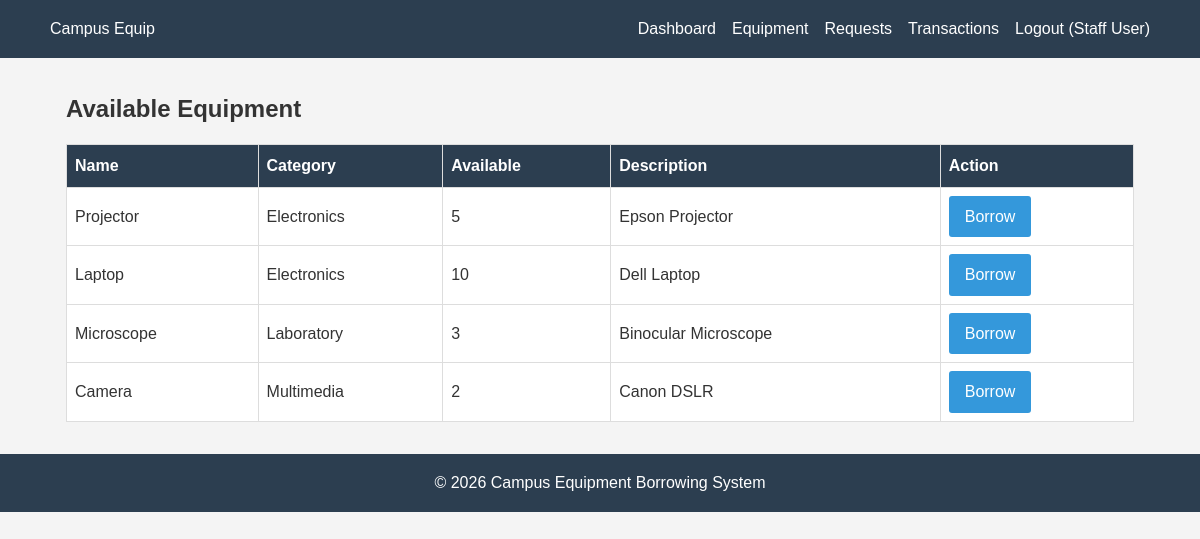
The page /student/equipment.php (signed in) on the database its author committed.
### tables this page shows
CREATE TABLE equipment (
  id INT AUTO_INCREMENT PRIMARY KEY,
  name VARCHAR(100) NOT NULL,
  category VARCHAR(50),
  quantity INT NOT NULL DEFAULT 1,
  available INT NOT NULL DEFAULT 1,
  description TEXT
);

### student/equipment.php (the view, shortened to what this page needs)
<?php
require_once '../config/db.php';
include '../includes/header.php';
$stmt = $pdo->query("SELECT * FROM equipment WHERE available > 0");
$equipment = $stmt->fetchAll();
?>
<h2>Available Equipment</h2>
<table>
    <tr>
        <th>Name</th><th>Category</th><th>Available</th><th>Description</th><th>Action</th>
    </tr>
    <?php foreach ($equipment as $item): ?>
    <tr>
        <td><?php echo htmlspecialchars($item['name']); ?></td>
        <td><?php echo htmlspecialchars($item['category']); ?></td>
        <td><?php echo $item['available']; ?></td>
        <td><?php echo htmlspecialchars($item['description']); ?></td>
        <td><a href="request.php?id=<?php echo $item['id']; ?>" class="btn">Borrow</a></td>
    </tr>
    <?php endforeach; ?>
</table>
<?php include '../includes/footer.php'; ?>

### assets/css/style.css (style rules this page uses)
* { box-sizing: border-box; margin: 0; padding: 0; }
body { font-family: Arial, sans-serif; line-height: 1.6; background: #f4f4f4; color: #333; }
h2 { margin-bottom: 1rem; }
table { width: 100%; border-collapse: collapse; margin: 1rem 0; background: white; }
th, td { padding: 0.5rem; border: 1px solid #ddd; text-align: left; }
th { background: #2c3e50; color: white; }
button, .btn { display: inline-block; background: #3498db; color: white; padding: 0.5rem 1rem; border: none; border-radius: 3px; cursor: pointer; text-decoration: none; }

### rows shown on the page
equipment: name "Projector", category "Electronics", available "5", description "Epson Projector"
equipment: name "Laptop", category "Electronics", available "10", description "Dell Laptop"
equipment: name "Microscope", category "Laboratory", available "3", description "Binocular Microscope"
equipment: name "Camera", category "Multimedia", available "2", description "Canon DSLR"

### other values the page prints
$_SESSION['name'] "Staff User"
